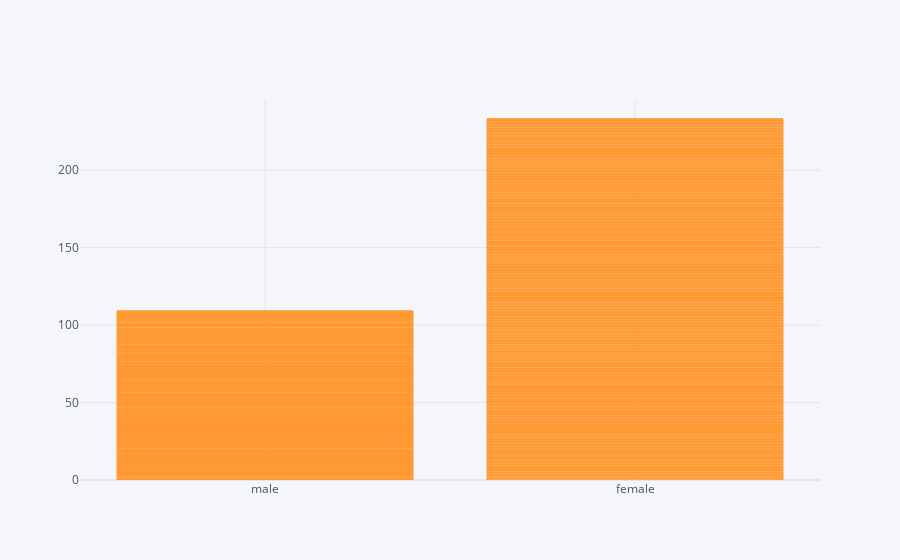

Notebook source saved alongside this figure:
### Code cell
titanic.iplot(x='sex', y='survived', kind='bar')

### Figure 1 — Plotly figure (JSON) as saved in the notebook; plotly's stock layout.template omitted (floating-point values rounded to 4 significant figures; data arrays with more than 128 entries replaced by an {"elided": "..."} marker saying what was removed)
{"data": [{"marker": {"color": "rgba(255, 153, 51, 0.6)", "line": {"color": "rgba(255, 153, 51, 1.0)", "width": 1}}, "name": "survived", "orientation": "v", "text": "", "type": "bar", "x": {"elided": "891 str values"}, "y": {"elided": "891 int values"}}], "layout": {"legend": {"bgcolor": "#F5F6F9", "font": {"color": "#4D5663"}}, "paper_bgcolor": "#F5F6F9", "plot_bgcolor": "#F5F6F9", "title": {"font": {"color": "#4D5663"}}, "xaxis": {"gridcolor": "#E1E5ED", "showgrid": true, "tickfont": {"color": "#4D5663"}, "title": {"font": {"color": "#4D5663"}, "text": ""}, "zerolinecolor": "#E1E5ED"}, "yaxis": {"gridcolor": "#E1E5ED", "showgrid": true, "tickfont": {"color": "#4D5663"}, "title": {"font": {"color": "#4D5663"}, "text": ""}, "zerolinecolor": "#E1E5ED"}}}
